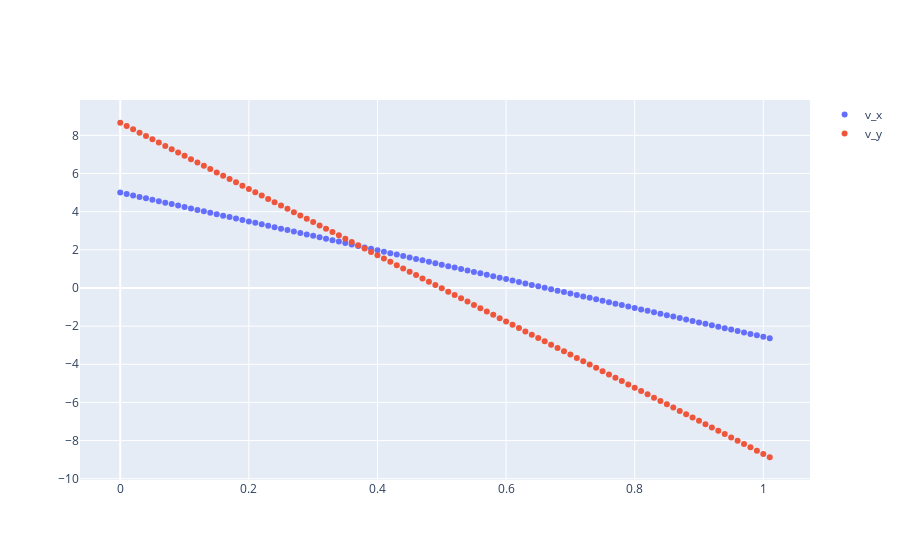

Notebook code for this chart:
### Code cell
fig2 = go.Figure()
fig2.add_trace(go.Scatter(x = t, y=v_x, mode='markers', name = 'v_x'))
fig2.add_trace(go.Scatter(x = t, y=v_y, mode='markers', name = 'v_y'))

fig2.show()
